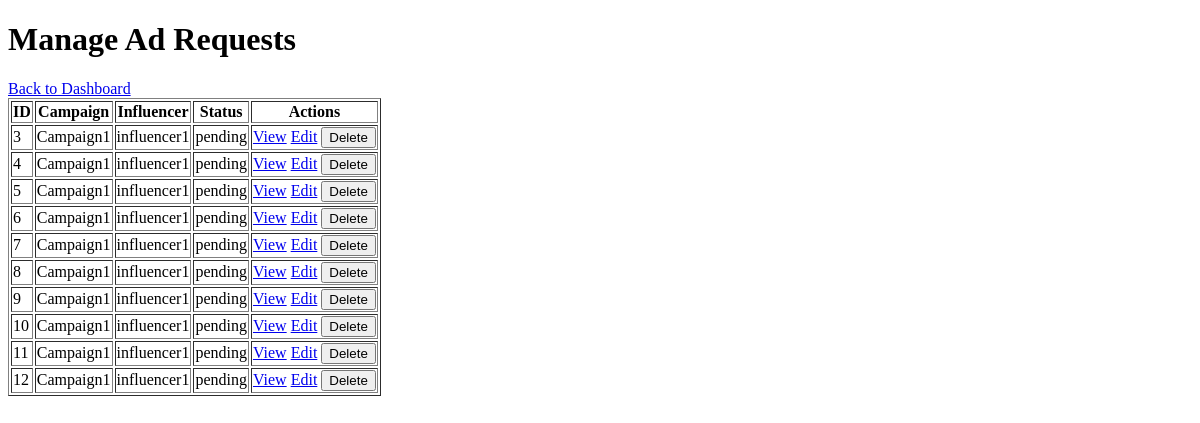
Page /admin/ad_requests (signed in) on the earlier database version.
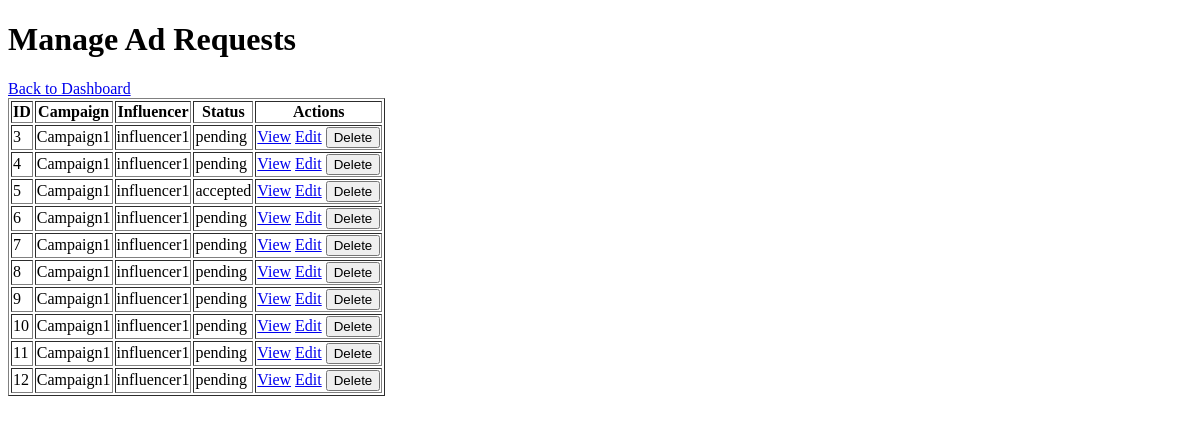
Same page on the later database version.
### models.py (models this page shows, shortened)
class AdRequest(db.Model):
    id = db.Column(db.Integer, primary_key=True)
    campaign_id = db.Column(db.Integer, db.ForeignKey('campaign.id'), nullable=False)
    influencer_id = db.Column(db.Integer, db.ForeignKey('influencer.id'), nullable=False)
    status = db.Column(db.String(50), nullable=False)  # pending, accepted, rejected, negotiated
    details = db.Column(db.Text)
    negotiation_terms = db.Column(db.Text)
    communication_log = db.Column(db.Text)
    created_at = db.Column(db.DateTime, default=datetime.utcnow)
    updated_at = db.Column(db.DateTime, default=datetime.utcnow, onupdate=datetime.utcnow)
    campaign = db.relationship('Campaign', backref=db.backref('ad_requests', lazy=True))
    influencer = db.relationship('Influencer', backref=db.backref('ad_requests', lazy=True))

class Campaign(db.Model):
    id = db.Column(db.Integer, primary_key=True)
    sponsor_id = db.Column(db.Integer, db.ForeignKey('sponsor.id'), nullable=False)
    title = db.Column(db.String(120), nullable=False)
    description = db.Column(db.Text)
    budget = db.Column(db.Float)
    category = db.Column(db.String(120))
    status = db.Column(db.String(50), nullable=False)  # active, completed, flagged
    start_date = db.Column(db.DateTime)
    end_date = db.Column(db.DateTime)
    is_public = db.Column(db.Boolean, default=True)
    sponsor = db.relationship('Sponsor', backref=db.backref('campaigns', lazy=True))

class User(db.Model, UserMixin):
    id = db.Column(db.Integer, primary_key=True)
    username = db.Column(db.String(80), unique=True, nullable=False)
    password = db.Column(db.String(200), nullable=False)
    email = db.Column(db.String(120), unique=True, nullable=False)
    role = db.Column(db.String(50), nullable=False)  # admin, sponsor, influencer
    is_active = db.Column(db.Boolean, default=True)

### app.py (the view)
    @app.route('/admin/ad_requests')
    @login_required
    @admin_required
    def admin_ad_requests():
        ad_requests = AdRequest.query.all()
        return render_template('admin_ad_requests.html', ad_requests=ad_requests)

### templates/admin_ad_requests.html (shortened to what this page needs)
<!DOCTYPE html>
<html lang="en">
<head>
</head>
<body>
    <h1>Manage Ad Requests</h1>
    <a href="{{ url_for('admin_dashboard') }}">Back to Dashboard</a>
    <table border="1">
        <tr>
            <th>ID</th>
            <th>Campaign</th>
            <th>Influencer</th>
            <th>Status</th>
            <th>Actions</th>
        </tr>
        {% for ad_request in ad_requests %}
        <tr>
            <td>{{ ad_request.id }}</td>
            <td>{{ ad_request.campaign.title }}</td>
            <td>{{ ad_request.influencer.user.username }}</td>
            <td>{{ ad_request.status }}</td>
            <td>
                <a href="{{ url_for('admin_ad_request_detail', ad_request_id=ad_request.id) }}">View</a>
                <a href="{{ url_for('admin_ad_request_edit', ad_request_id=ad_request.id) }}">Edit</a>
                <form action="{{ url_for('admin_ad_request_delete', ad_request_id=ad_request.id) }}" method="post" style="display:inline;">
                    <input type="submit" value="Delete" onclick="return confirm('Are you sure you want to delete this ad request?');">
                </form>
            </td>
        </tr>
        {% endfor %}
    </table>
</body>
</html>

Differences in the rows shown:
changed AdRequest id 5: status "pending" → "accepted"
